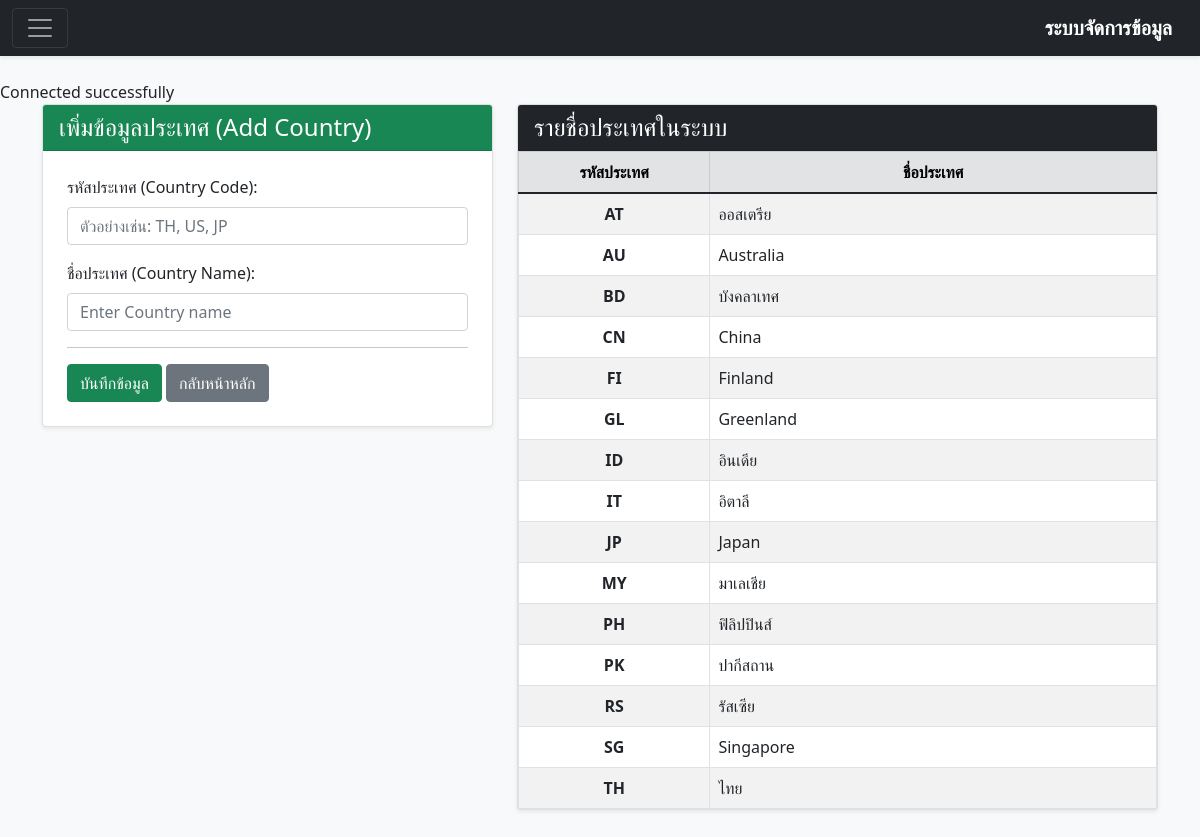
Screenshot of /addcountry.php with the database file from the repository.
### tables this page shows
CREATE TABLE `country` (
  `CountryCode` varchar(2) NOT NULL,
  `CountryName` varchar(20) NOT NULL
);

### addcountry.php (the view, shortened to what this page needs)
<!DOCTYPE html>
<html lang="en">
<head>
    <link href="https://cdn.jsdelivr.net/npm/bootstrap@5.1.1/dist/css/bootstrap.min.css" rel="stylesheet">
</head>
<body class="bg-light">
    <?php include 'navbar.php'; ?>
    <?php
    require 'connect.php';
    $sql_list = "SELECT * FROM country ORDER BY CountryCode ASC";
    $stmt_list = $conn->prepare($sql_list);
    $stmt_list->execute();
    $country_list = $stmt_list->fetchAll();
    ?>
    <div class="container mb-5">
        <div class="row">
            <div class="col-md-5 mb-4">
                <div class="card shadow-sm">
                    <div class="card-header bg-success text-white">
                        <h4 class="mb-0">เพิ่มข้อมูลประเทศ (Add Country)</h4>
                    </div>
                    <div class="card-body p-4">
                        <form action="addcountry.php" method="POST">
                            <div class="mb-3">
                                <label class="form-label">รหัสประเทศ (Country Code):</label>
                                <input type="text" class="form-control" placeholder="ตัวอย่างเช่น: TH, US, JP" name="CountryCode" maxlength="2" required>
                            </div>
                            <div class="mb-3">
                                <label class="form-label">ชื่อประเทศ (Country Name):</label>
                                <input type="text" class="form-control" placeholder="Enter Country name" name="CountryName" required>
                            </div>
                            <hr>
                            <button type="submit" class="btn btn-success">บันทึกข้อมูล</button>
                            <a href="index.php" class="btn btn-secondary">กลับหน้าหลัก</a>
                        </form>
                    </div>
                </div>
            </div>
            <div class="col-md-7">
                <div class="card shadow-sm">
                    <div class="card-header bg-dark text-white">
                        <h4 class="mb-0">รายชื่อประเทศในระบบ</h4>
                    </div>
                    <div class="card-body p-0">
                        <table class="table table-striped table-hover table-bordered mb-0">
                            <thead class="table-secondary" align="center">
                                <tr>
                                    <th width="30%">รหัสประเทศ</th>
                                    <th width="70%">ชื่อประเทศ</th>
                                </tr>
                            </thead>
                            <tbody>
                                <?php foreach ($country_list as $c) { ?>
                                    <tr>
                                        <td align="center"><strong><?= $c['CountryCode'] ?></strong></td>
                                        <td><?= $c['CountryName'] ?></td>
                                    </tr>
                                <?php } ?>
                            </tbody>
                        </table>
                    </div>
                </div>
            </div>
        </div>
    </div>
</body>
</html>

### rows the page displays
country: CountryCode "AT", CountryName "ออสเตรีย"
country: CountryCode "AU", CountryName "Australia"
country: CountryCode "BD", CountryName "บังคลาเทศ"
country: CountryCode "CN", CountryName "China"
country: CountryCode "FI", CountryName "Finland"
country: CountryCode "GL", CountryName "Greenland"
country: CountryCode "ID", CountryName "อินเดีย"
country: CountryCode "IT", CountryName "อิตาลี"
country: CountryCode "JP", CountryName "Japan"
country: CountryCode "MY", CountryName "มาเลเชีย"
country: CountryCode "PH", CountryName "ฟิลิปปินส์"
country: CountryCode "PK", CountryName "ปากีสถาน"
country: CountryCode "RS", CountryName "รัสเซีย"
country: CountryCode "SG", CountryName "Singapore"
country: CountryCode "TH", CountryName "ไทย"
